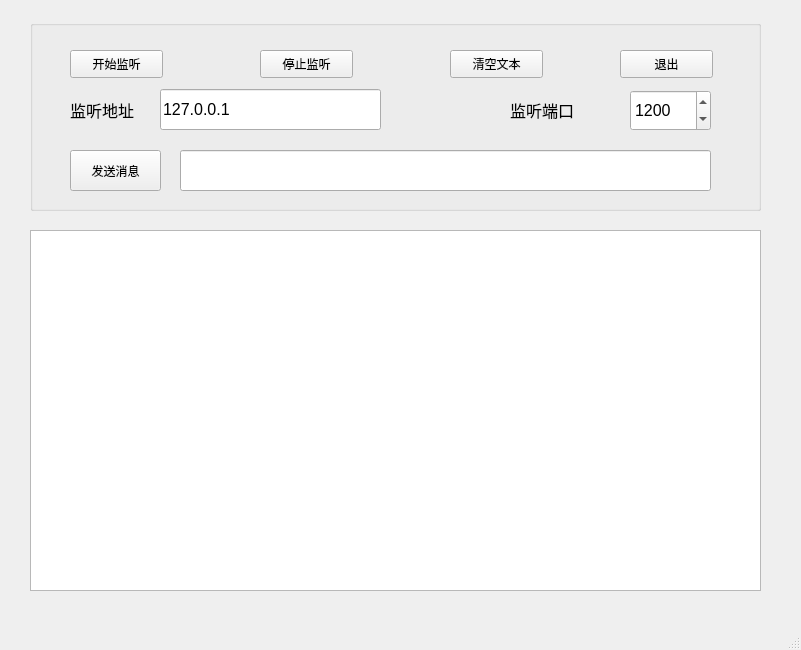
<?xml version="1.0" encoding="UTF-8"?>
<ui version="4.0">
 <class>MainWindow</class>
 <widget class="QMainWindow" name="MainWindow">
  <property name="geometry">
   <rect>
    <x>0</x>
    <y>0</y>
    <width>801</width>
    <height>650</height>
   </rect>
  </property>
  <property name="windowTitle">
   <string>MainWindow</string>
  </property>
  <widget class="QWidget" name="centralwidget">
   <widget class="QGroupBox" name="groupBox">
    <property name="geometry">
     <rect>
      <x>30</x>
      <y>20</y>
      <width>731</width>
      <height>191</height>
     </rect>
    </property>
    <property name="title">
     <string/>
    </property>
    <widget class="QPushButton" name="button_start_listen">
     <property name="geometry">
      <rect>
       <x>40</x>
       <y>30</y>
       <width>93</width>
       <height>28</height>
      </rect>
     </property>
     <property name="text">
      <string>开始监听</string>
     </property>
    </widget>
    <widget class="QPushButton" name="button_stop_listen">
     <property name="geometry">
      <rect>
       <x>230</x>
       <y>30</y>
       <width>93</width>
       <height>28</height>
      </rect>
     </property>
     <property name="text">
      <string>停止监听</string>
     </property>
    </widget>
    <widget class="QPushButton" name="button_clear">
     <property name="geometry">
      <rect>
       <x>420</x>
       <y>30</y>
       <width>93</width>
       <height>28</height>
      </rect>
     </property>
     <property name="text">
      <string>清空文本</string>
     </property>
    </widget>
    <widget class="QPushButton" name="button_quit">
     <property name="geometry">
      <rect>
       <x>590</x>
       <y>30</y>
       <width>93</width>
       <height>28</height>
      </rect>
     </property>
     <property name="text">
      <string>退出</string>
     </property>
    </widget>
    <widget class="QLabel" name="label">
     <property name="geometry">
      <rect>
       <x>40</x>
       <y>69</y>
       <width>91</width>
       <height>41</height>
      </rect>
     </property>
     <property name="font">
      <font>
       <family>Arial</family>
       <pointsize>12</pointsize>
      </font>
     </property>
     <property name="text">
      <string>监听地址</string>
     </property>
    </widget>
    <widget class="QLineEdit" name="listen_ip">
     <property name="geometry">
      <rect>
       <x>130</x>
       <y>69</y>
       <width>221</width>
       <height>41</height>
      </rect>
     </property>
     <property name="font">
      <font>
       <family>Arial</family>
       <pointsize>12</pointsize>
      </font>
     </property>
     <property name="text">
      <string>127.0.0.1</string>
     </property>
    </widget>
    <widget class="QLabel" name="label_2">
     <property name="geometry">
      <rect>
       <x>480</x>
       <y>69</y>
       <width>91</width>
       <height>41</height>
      </rect>
     </property>
     <property name="font">
      <font>
       <family>Arial</family>
       <pointsize>12</pointsize>
      </font>
     </property>
     <property name="text">
      <string>监听端口</string>
     </property>
    </widget>
    <widget class="QSpinBox" name="listen_port">
     <property name="geometry">
      <rect>
       <x>600</x>
       <y>70</y>
       <width>81</width>
       <height>41</height>
      </rect>
     </property>
     <property name="font">
      <font>
       <family>Arial</family>
       <pointsize>12</pointsize>
      </font>
     </property>
     <property name="maximum">
      <number>65500</number>
     </property>
     <property name="value">
      <number>1200</number>
     </property>
    </widget>
    <widget class="QLineEdit" name="message">
     <property name="geometry">
      <rect>
       <x>150</x>
       <y>130</y>
       <width>531</width>
       <height>41</height>
      </rect>
     </property>
    </widget>
    <widget class="QPushButton" name="button_send_message">
     <property name="geometry">
      <rect>
       <x>40</x>
       <y>130</y>
       <width>91</width>
       <height>41</height>
      </rect>
     </property>
     <property name="text">
      <string>发送消息</string>
     </property>
    </widget>
   </widget>
   <widget class="QTextBrowser" name="textBrowser">
    <property name="geometry">
     <rect>
      <x>30</x>
      <y>230</y>
      <width>731</width>
      <height>361</height>
     </rect>
    </property>
   </widget>
  </widget>
  <widget class="QMenuBar" name="menubar">
   <property name="geometry">
    <rect>
     <x>0</x>
     <y>0</y>
     <width>801</width>
     <height>26</height>
    </rect>
   </property>
  </widget>
  <widget class="QStatusBar" name="statusbar"/>
 </widget>
 <resources/>
 <connections/>
</ui>
